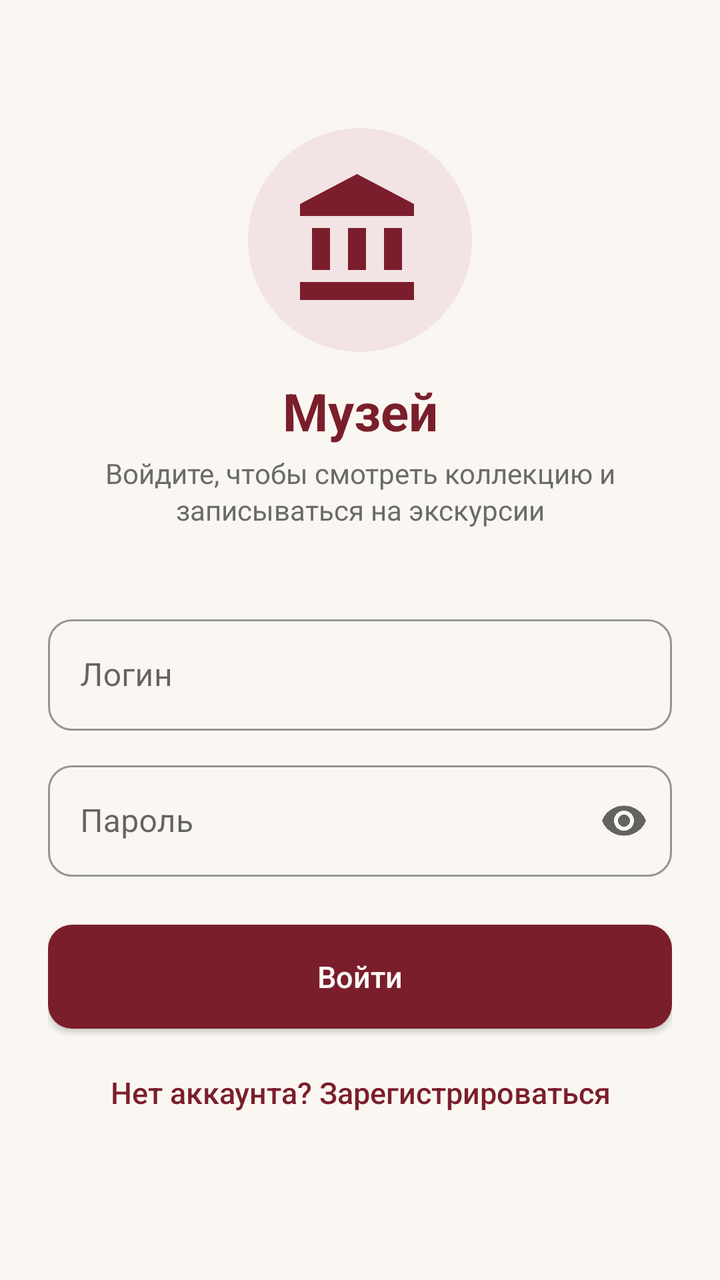
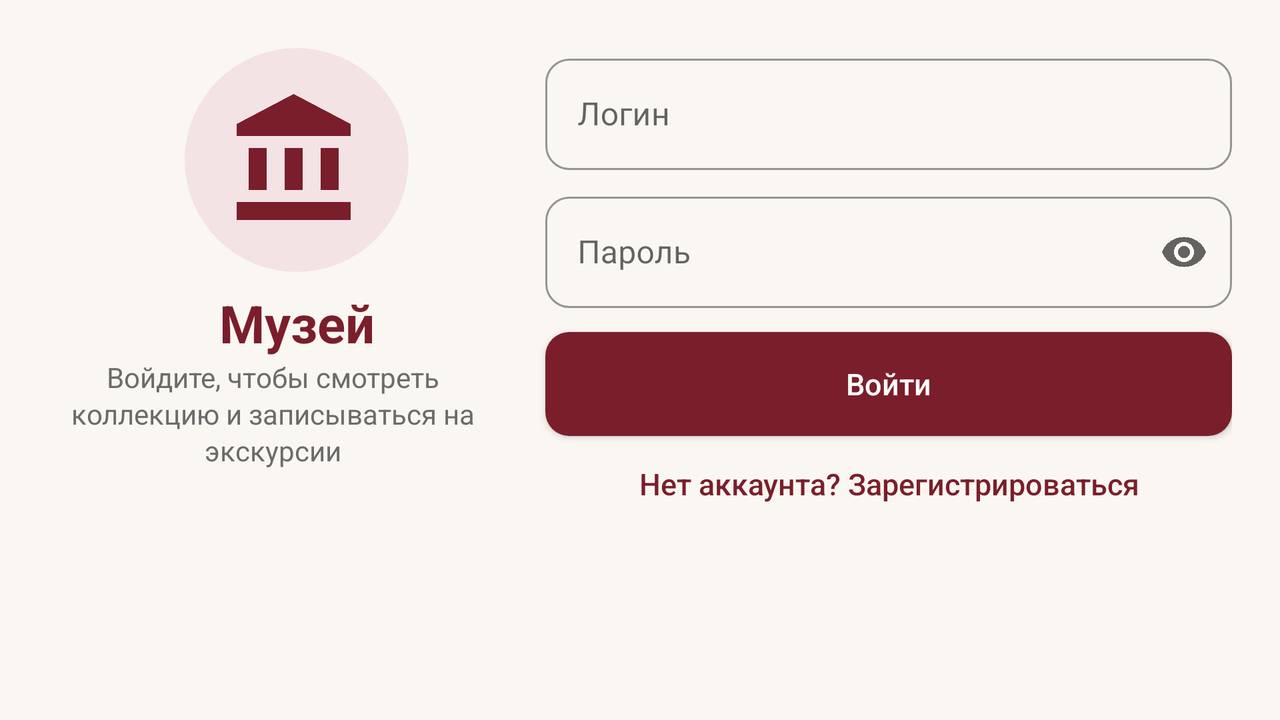

An Android layout and its configuration variant, each rendered on a device that would load it. The default file and the variant file are quoted in full after the pictures.
<!-- AndroidManifest.xml: application theme Theme.Museum -->
<!-- res/layout/activity_login.xml -->
<?xml version="1.0" encoding="utf-8"?>
<ScrollView xmlns:android="http://schemas.android.com/apk/res/android"
    xmlns:app="http://schemas.android.com/apk/res-auto"
    android:layout_width="match_parent"
    android:layout_height="match_parent"
    android:fillViewport="true">

    <androidx.constraintlayout.widget.ConstraintLayout
        android:layout_width="match_parent"
        android:layout_height="wrap_content"
        android:padding="@dimen/margin_large">

        
        <FrameLayout
            android:id="@+id/logoCircle"
            android:layout_width="@dimen/logo_circle"
            android:layout_height="@dimen/logo_circle"
            android:layout_marginTop="@dimen/margin_huge"
            android:background="@drawable/circle_soft"
            app:layout_constraintEnd_toEndOf="parent"
            app:layout_constraintStart_toStartOf="parent"
            app:layout_constraintTop_toTopOf="parent">

            <ImageView
                android:id="@+id/ivLogo"
                android:layout_width="@dimen/logo_size"
                android:layout_height="@dimen/logo_size"
                android:layout_gravity="center"
                android:contentDescription="@string/app_name"
                android:padding="@dimen/margin_medium"
                android:src="@drawable/ic_museum" />
        </FrameLayout>

        <TextView
            android:id="@+id/tvHeader"
            style="@style/HeaderText"
            android:layout_width="wrap_content"
            android:layout_height="wrap_content"
            android:layout_marginTop="@dimen/margin_medium"
            android:text="@string/app_name"
            app:layout_constraintEnd_toEndOf="parent"
            app:layout_constraintStart_toStartOf="parent"
            app:layout_constraintTop_toBottomOf="@id/logoCircle" />

        <TextView
            android:id="@+id/tvSubheader"
            style="@style/BodyText"
            android:layout_width="0dp"
            android:layout_height="wrap_content"
            android:layout_marginTop="@dimen/margin_tiny"
            android:gravity="center"
            android:text="@string/login_subtitle"
            app:layout_constraintEnd_toEndOf="parent"
            app:layout_constraintStart_toStartOf="parent"
            app:layout_constraintTop_toBottomOf="@id/tvHeader"
            app:layout_constraintWidth_max="@dimen/form_max_width" />

        <com.google.android.material.textfield.TextInputLayout
            android:id="@+id/tilLogin"
            android:layout_width="0dp"
            android:layout_height="wrap_content"
            android:layout_marginTop="@dimen/margin_huge"
            android:hint="@string/hint_login"
            app:startIconDrawable="@drawable/ic_person"
            app:layout_constraintEnd_toEndOf="parent"
            app:layout_constraintStart_toStartOf="parent"
            app:layout_constraintTop_toBottomOf="@id/tvSubheader"
            app:layout_constraintWidth_max="@dimen/form_max_width">

            <com.google.android.material.textfield.TextInputEditText
                android:id="@+id/etLogin"
                android:layout_width="match_parent"
                android:layout_height="wrap_content"
                android:autofillHints="username"
                android:inputType="text"
                android:maxLines="1" />
        </com.google.android.material.textfield.TextInputLayout>

        <com.google.android.material.textfield.TextInputLayout
            android:id="@+id/tilPassword"
            android:layout_width="0dp"
            android:layout_height="wrap_content"
            android:layout_marginTop="@dimen/margin_medium"
            android:hint="@string/hint_password"
            app:endIconMode="password_toggle"
            app:startIconDrawable="@drawable/ic_lock"
            app:layout_constraintEnd_toEndOf="parent"
            app:layout_constraintStart_toStartOf="parent"
            app:layout_constraintTop_toBottomOf="@id/tilLogin"
            app:layout_constraintWidth_max="@dimen/form_max_width">

            <com.google.android.material.textfield.TextInputEditText
                android:id="@+id/etPassword"
                android:layout_width="match_parent"
                android:layout_height="wrap_content"
                android:autofillHints="password"
                android:inputType="textPassword"
                android:maxLines="1" />
        </com.google.android.material.textfield.TextInputLayout>

        <com.google.android.material.button.MaterialButton
            android:id="@+id/btnLogin"
            android:layout_width="0dp"
            android:layout_height="wrap_content"
            android:layout_marginTop="@dimen/margin_large"
            android:text="@string/btn_login"
            app:layout_constraintEnd_toEndOf="parent"
            app:layout_constraintStart_toStartOf="parent"
            app:layout_constraintTop_toBottomOf="@id/tilPassword"
            app:layout_constraintWidth_max="@dimen/form_max_width" />

        <com.google.android.material.button.MaterialButton
            android:id="@+id/tvGoRegister"
            style="@style/MuseumButton.Text"
            android:layout_width="wrap_content"
            android:layout_height="wrap_content"
            android:layout_marginTop="@dimen/margin_small"
            android:text="@string/link_register"
            app:layout_constraintEnd_toEndOf="parent"
            app:layout_constraintStart_toStartOf="parent"
            app:layout_constraintTop_toBottomOf="@id/btnLogin" />

    </androidx.constraintlayout.widget.ConstraintLayout>
</ScrollView>
<!-- resources referenced by this layout -->
<resources>
  <dimen name="form_max_width">420dp</dimen>
  <dimen name="logo_circle">112dp</dimen>
  <dimen name="logo_size">96dp</dimen>
  <dimen name="margin_huge">40dp</dimen>
  <dimen name="margin_large">24dp</dimen>
  <dimen name="margin_medium">12dp</dimen>
  <dimen name="margin_small">8dp</dimen>
  <dimen name="margin_tiny">4dp</dimen>
  <!-- drawable circle_soft (drawable) -->
  <?xml version="1.0" encoding="utf-8"?>
  <shape xmlns:android="http://schemas.android.com/apk/res/android" android:shape="oval">
      <solid android:color="@color/primary_soft" />
  </shape>
  <string name="app_name">Музей</string>
  <string name="btn_login">Войти</string>
  <string name="hint_login">Логин</string>
  <string name="hint_password">Пароль</string>
  <string name="link_register">Нет аккаунта? Зарегистрироваться</string>
  <string name="login_subtitle">Войдите, чтобы смотреть коллекцию и записываться на экскурсии</string>
  <style name="BodyText">
          <item name="android:textSize">@dimen/text_body</item>
          <item name="android:textColor">@color/text_secondary</item>
          <item name="android:lineSpacingExtra">2dp</item>
      </style>
  <style name="HeaderText">
          <item name="android:textSize">@dimen/text_header</item>
          <item name="android:textStyle">bold</item>
          <item name="android:textColor">@color/primary</item>
      </style>
  <style name="MuseumButton.Text" parent="Widget.MaterialComponents.Button.TextButton">
          <item name="android:textAllCaps">false</item>
          <item name="android:letterSpacing">0</item>
          <item name="android:textSize">@dimen/text_button</item>
      </style>
  <style name="Theme.Museum" parent="Base.Theme.Museum" />
  <color name="primary_soft">#F3E3E5</color>
  <color name="primary">#7B1E2B</color>
  <dimen name="text_body">14sp</dimen>
  <color name="text_secondary">#6B6B6B</color>
  <dimen name="text_header">26sp</dimen>
  <dimen name="text_button">15sp</dimen>
  <color name="primary_dark">#5A121E</color>
  <color name="on_primary">#FFFFFF</color>
  <color name="accent">#C9A227</color>
  <color name="accent_dark">#9E7E14</color>
  <color name="on_accent">#000000</color>
  <color name="card_background">#FFFFFF</color>
  <color name="background">#FAF7F2</color>
  <color name="text_primary">#212121</color>
  <style name="MuseumButton" parent="Widget.MaterialComponents.Button">
          <item name="android:textAllCaps">false</item>
          <item name="android:letterSpacing">0</item>
          <item name="android:textSize">@dimen/text_button</item>
          <item name="android:minHeight">@dimen/button_height</item>
          <item name="cornerRadius">@dimen/corner_button</item>
          <item name="android:insetTop">0dp</item>
          <item name="android:insetBottom">0dp</item>
      </style>
  <style name="CardStyle" parent="Widget.MaterialComponents.CardView">
          <item name="cardCornerRadius">@dimen/card_corner</item>
          <item name="cardElevation">@dimen/card_elevation</item>
          <item name="cardBackgroundColor">@color/card_background</item>
      </style>
  <style name="MuseumActionBar" parent="Widget.MaterialComponents.Light.ActionBar.Solid">
          <item name="background">@color/primary_toolbar</item>
          <item name="elevation">0dp</item>
          <item name="titleTextStyle">@style/MuseumActionBarTitle</item>
      </style>
  <dimen name="button_height">52dp</dimen>
  <dimen name="corner_button">12dp</dimen>
  <dimen name="corner_input">12dp</dimen>
  <dimen name="card_corner">16dp</dimen>
  <dimen name="card_elevation">1dp</dimen>
  <color name="primary_toolbar">#7B1E2B</color>
  <style name="MuseumActionBarTitle" parent="TextAppearance.AppCompat.Widget.ActionBar.Title">
          <item name="android:textColor">@color/on_toolbar</item>
      </style>
  <color name="on_toolbar">#FFFFFF</color>
  <!-- some entries are left out for length -->
</resources>
<!-- res/layout-land/activity_login.xml (the repository's variant of the layout above) -->
<!-- drawn on the phone turned sideways -->
<?xml version="1.0" encoding="utf-8"?>
<ScrollView xmlns:android="http://schemas.android.com/apk/res/android"
    xmlns:app="http://schemas.android.com/apk/res-auto"
    android:layout_width="match_parent"
    android:layout_height="match_parent"
    android:fillViewport="true">

    <androidx.constraintlayout.widget.ConstraintLayout
        android:layout_width="match_parent"
        android:layout_height="wrap_content"
        android:padding="@dimen/margin_large">

        <androidx.constraintlayout.widget.Guideline
            android:id="@+id/guideCenter"
            android:layout_width="wrap_content"
            android:layout_height="wrap_content"
            android:orientation="vertical"
            app:layout_constraintGuide_percent="0.42" />

        <FrameLayout
            android:id="@+id/logoCircle"
            android:layout_width="@dimen/logo_circle"
            android:layout_height="@dimen/logo_circle"
            android:background="@drawable/circle_soft"
            app:layout_constraintEnd_toStartOf="@id/guideCenter"
            app:layout_constraintStart_toStartOf="parent"
            app:layout_constraintTop_toTopOf="parent">

            <ImageView
                android:id="@+id/ivLogo"
                android:layout_width="@dimen/logo_size"
                android:layout_height="@dimen/logo_size"
                android:layout_gravity="center"
                android:contentDescription="@string/app_name"
                android:padding="@dimen/margin_medium"
                android:src="@drawable/ic_museum" />
        </FrameLayout>

        <TextView
            android:id="@+id/tvHeader"
            style="@style/HeaderText"
            android:layout_width="wrap_content"
            android:layout_height="wrap_content"
            android:layout_marginTop="@dimen/margin_small"
            android:text="@string/app_name"
            app:layout_constraintEnd_toStartOf="@id/guideCenter"
            app:layout_constraintStart_toStartOf="parent"
            app:layout_constraintTop_toBottomOf="@id/logoCircle" />

        
        <TextView
            android:id="@+id/tvSubheader"
            style="@style/BodyText"
            android:layout_width="0dp"
            android:layout_height="wrap_content"
            android:layout_marginEnd="@dimen/margin_large"
            android:gravity="center"
            android:text="@string/login_subtitle"
            app:layout_constraintEnd_toStartOf="@id/guideCenter"
            app:layout_constraintStart_toStartOf="parent"
            app:layout_constraintTop_toBottomOf="@id/tvHeader" />

        <com.google.android.material.textfield.TextInputLayout
            android:id="@+id/tilLogin"
            android:layout_width="0dp"
            android:layout_height="wrap_content"
            android:hint="@string/hint_login"
            app:startIconDrawable="@drawable/ic_person"
            app:layout_constraintEnd_toEndOf="parent"
            app:layout_constraintStart_toEndOf="@id/guideCenter"
            app:layout_constraintTop_toTopOf="parent">

            <com.google.android.material.textfield.TextInputEditText
                android:id="@+id/etLogin"
                android:layout_width="match_parent"
                android:layout_height="wrap_content"
                android:autofillHints="username"
                android:inputType="text"
                android:maxLines="1" />
        </com.google.android.material.textfield.TextInputLayout>

        <com.google.android.material.textfield.TextInputLayout
            android:id="@+id/tilPassword"
            android:layout_width="0dp"
            android:layout_height="wrap_content"
            android:layout_marginTop="@dimen/margin_small"
            android:hint="@string/hint_password"
            app:endIconMode="password_toggle"
            app:startIconDrawable="@drawable/ic_lock"
            app:layout_constraintEnd_toEndOf="parent"
            app:layout_constraintStart_toEndOf="@id/guideCenter"
            app:layout_constraintTop_toBottomOf="@id/tilLogin">

            <com.google.android.material.textfield.TextInputEditText
                android:id="@+id/etPassword"
                android:layout_width="match_parent"
                android:layout_height="wrap_content"
                android:autofillHints="password"
                android:inputType="textPassword"
                android:maxLines="1" />
        </com.google.android.material.textfield.TextInputLayout>

        <com.google.android.material.button.MaterialButton
            android:id="@+id/btnLogin"
            android:layout_width="0dp"
            android:layout_height="wrap_content"
            android:layout_marginTop="@dimen/margin_medium"
            android:text="@string/btn_login"
            app:layout_constraintEnd_toEndOf="parent"
            app:layout_constraintStart_toEndOf="@id/guideCenter"
            app:layout_constraintTop_toBottomOf="@id/tilPassword" />

        <com.google.android.material.button.MaterialButton
            android:id="@+id/tvGoRegister"
            style="@style/MuseumButton.Text"
            android:layout_width="wrap_content"
            android:layout_height="wrap_content"
            android:text="@string/link_register"
            app:layout_constraintEnd_toEndOf="parent"
            app:layout_constraintStart_toEndOf="@id/guideCenter"
            app:layout_constraintTop_toBottomOf="@id/btnLogin" />

    </androidx.constraintlayout.widget.ConstraintLayout>
</ScrollView>
<!-- resources referenced by the variant -->
<!-- as the phone turned sideways resolves them -->
<resources>
  <dimen name="logo_circle">112dp</dimen>
  <dimen name="logo_size">96dp</dimen>
  <dimen name="margin_large">24dp</dimen>
  <dimen name="margin_medium">12dp</dimen>
  <dimen name="margin_small">8dp</dimen>
  <!-- drawable circle_soft (drawable) -->
  <?xml version="1.0" encoding="utf-8"?>
  <shape xmlns:android="http://schemas.android.com/apk/res/android" android:shape="oval">
      <solid android:color="@color/primary_soft" />
  </shape>
  <string name="app_name">Музей</string>
  <string name="btn_login">Войти</string>
  <string name="hint_login">Логин</string>
  <string name="hint_password">Пароль</string>
  <string name="link_register">Нет аккаунта? Зарегистрироваться</string>
  <string name="login_subtitle">Войдите, чтобы смотреть коллекцию и записываться на экскурсии</string>
  <style name="BodyText">
          <item name="android:textSize">@dimen/text_body</item>
          <item name="android:textColor">@color/text_secondary</item>
          <item name="android:lineSpacingExtra">2dp</item>
      </style>
  <style name="HeaderText">
          <item name="android:textSize">@dimen/text_header</item>
          <item name="android:textStyle">bold</item>
          <item name="android:textColor">@color/primary</item>
      </style>
  <style name="MuseumButton.Text" parent="Widget.MaterialComponents.Button.TextButton">
          <item name="android:textAllCaps">false</item>
          <item name="android:letterSpacing">0</item>
          <item name="android:textSize">@dimen/text_button</item>
      </style>
  <style name="Theme.Museum" parent="Base.Theme.Museum" />
  <color name="primary_soft">#F3E3E5</color>
  <color name="primary">#7B1E2B</color>
  <dimen name="text_body">14sp</dimen>
  <color name="text_secondary">#6B6B6B</color>
  <dimen name="text_header">26sp</dimen>
  <dimen name="text_button">15sp</dimen>
  <color name="primary_dark">#5A121E</color>
  <color name="on_primary">#FFFFFF</color>
  <color name="accent">#C9A227</color>
  <color name="accent_dark">#9E7E14</color>
  <color name="on_accent">#000000</color>
  <color name="card_background">#FFFFFF</color>
  <color name="background">#FAF7F2</color>
  <color name="text_primary">#212121</color>
  <style name="MuseumButton" parent="Widget.MaterialComponents.Button">
          <item name="android:textAllCaps">false</item>
          <item name="android:letterSpacing">0</item>
          <item name="android:textSize">@dimen/text_button</item>
          <item name="android:minHeight">@dimen/button_height</item>
          <item name="cornerRadius">@dimen/corner_button</item>
          <item name="android:insetTop">0dp</item>
          <item name="android:insetBottom">0dp</item>
      </style>
  <style name="CardStyle" parent="Widget.MaterialComponents.CardView">
          <item name="cardCornerRadius">@dimen/card_corner</item>
          <item name="cardElevation">@dimen/card_elevation</item>
          <item name="cardBackgroundColor">@color/card_background</item>
      </style>
  <style name="MuseumActionBar" parent="Widget.MaterialComponents.Light.ActionBar.Solid">
          <item name="background">@color/primary_toolbar</item>
          <item name="elevation">0dp</item>
          <item name="titleTextStyle">@style/MuseumActionBarTitle</item>
      </style>
  <dimen name="button_height">52dp</dimen>
  <dimen name="corner_button">12dp</dimen>
  <dimen name="corner_input">12dp</dimen>
  <dimen name="card_corner">16dp</dimen>
  <dimen name="card_elevation">1dp</dimen>
  <color name="primary_toolbar">#7B1E2B</color>
  <style name="MuseumActionBarTitle" parent="TextAppearance.AppCompat.Widget.ActionBar.Title">
          <item name="android:textColor">@color/on_toolbar</item>
      </style>
  <color name="on_toolbar">#FFFFFF</color>
  <!-- some entries are left out for length -->
</resources>
